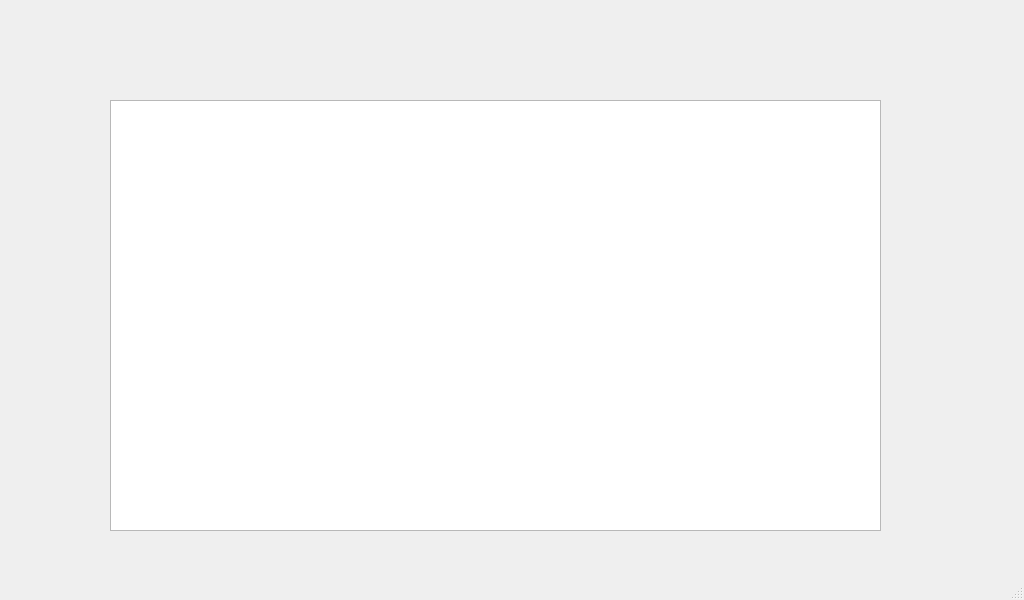
<?xml version="1.0" encoding="UTF-8"?>
<ui version="4.0">
 <class>CaptureWindow</class>
 <widget class="QMainWindow" name="CaptureWindow">
  <property name="geometry">
   <rect>
    <x>0</x>
    <y>0</y>
    <width>1024</width>
    <height>600</height>
   </rect>
  </property>
  <property name="minimumSize">
   <size>
    <width>1024</width>
    <height>600</height>
   </size>
  </property>
  <property name="maximumSize">
   <size>
    <width>1024</width>
    <height>600</height>
   </size>
  </property>
  <property name="windowTitle">
   <string>MainWindow</string>
  </property>
  <property name="styleSheet">
   <string notr="true">background-image: url(:/menu/START(2) 1.png);</string>
  </property>
  <widget class="QWidget" name="centralwidget">
   <widget class="QFrame" name="frame">
    <property name="geometry">
     <rect>
      <x>340</x>
      <y>20</y>
      <width>331</width>
      <height>81</height>
     </rect>
    </property>
    <property name="minimumSize">
     <size>
      <width>0</width>
      <height>0</height>
     </size>
    </property>
    <property name="maximumSize">
     <size>
      <width>811</width>
      <height>181</height>
     </size>
    </property>
    <property name="styleSheet">
     <string notr="true">background-image: url(:/menu/Untitled.png);
background-repeat:false;
border-radius: 10;</string>
    </property>
    <property name="frameShape">
     <enum>QFrame::Shape::StyledPanel</enum>
    </property>
    <property name="frameShadow">
     <enum>QFrame::Shadow::Raised</enum>
    </property>
   </widget>
   <widget class="QListView" name="listView">
    <property name="geometry">
     <rect>
      <x>110</x>
      <y>100</y>
      <width>771</width>
      <height>431</height>
     </rect>
    </property>
   </widget>
   <widget class="QPushButton" name="pushButton">
    <property name="geometry">
     <rect>
      <x>30</x>
      <y>0</y>
      <width>91</width>
      <height>80</height>
     </rect>
    </property>
    <property name="styleSheet">
     <string notr="true">background-image: url(:/menu/arrow 1.png);
background-repeat:false;
border-radius: 10;</string>
    </property>
    <property name="text">
     <string/>
    </property>
   </widget>
  </widget>
  <widget class="QMenuBar" name="menubar">
   <property name="geometry">
    <rect>
     <x>0</x>
     <y>0</y>
     <width>1024</width>
     <height>23</height>
    </rect>
   </property>
  </widget>
  <widget class="QStatusBar" name="statusbar"/>
 </widget>
 <resources/>
 <connections/>
</ui>
